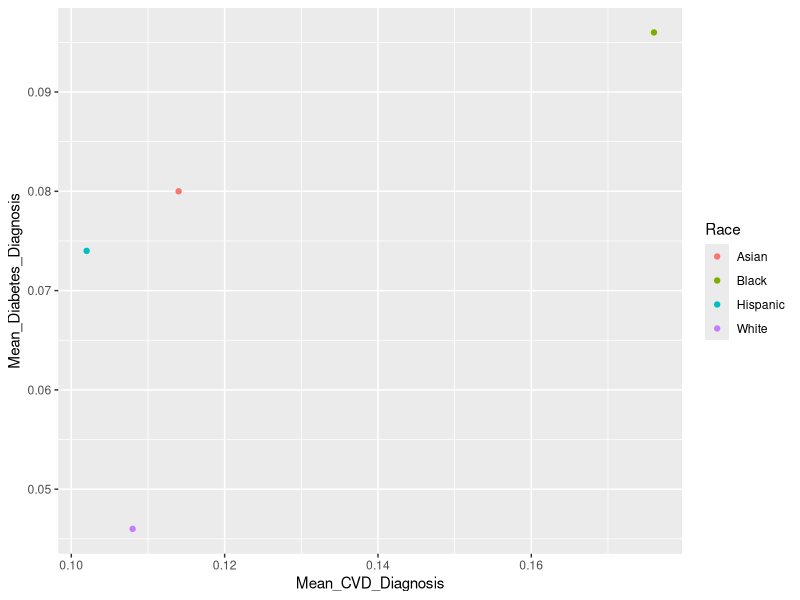

The R script that drew this image: (Note: this script raises an error after producing the figure.)
library(tidyverse)
library(readr)

#load data
hispanic_df <- read_csv("Hispanic.csv")
white_df <- read_csv("Non_hispanic_white.csv")
black_df <- read_csv("Non_hispanic_black.csv")
asian_df <- read_csv("Asians.csv")

#create race column
race_column_asian <- c("Asian")
race_column_black <- c("Black")
race_column_hispanic <- c("Hispanic")
race_column_white <- c("White")

#clean df
clean_hispanic_df <- hispanic_df %>%
  rename(Question = ...1) %>%
  select(c(1,2)) %>%
  filter(Question %in% c("Diagnosed with any CVD",
                         "Ever diagnosed with diabetes W5")) %>%
  pivot_wider(names_from = Question, 
              values_from = Mean ) %>%
  cbind(race_column_hispanic) %>%
  rename(Race = race_column_hispanic,
         Mean_CVD_Diagnosis = "Diagnosed with any CVD",
         Mean_Diabetes_Diagnosis = "Ever diagnosed with diabetes W5") 

clean_white_df <- white_df %>%
  rename(Question = ...1) %>%
  select(c(1,2)) %>%
  filter(Question %in% c("Diagnosed with any CVD",
                         "Ever diagnosed with diabetes W5")) %>%
  pivot_wider(names_from = Question, 
              values_from = Mean ) %>%
  cbind(race_column_white) %>%
  rename(Race = race_column_white,
         Mean_CVD_Diagnosis = "Diagnosed with any CVD",
         Mean_Diabetes_Diagnosis = "Ever diagnosed with diabetes W5")

clean_asian_df <- asian_df %>%
  rename(Question = ...1) %>%
  select(c(1,2)) %>%
  filter(Question %in% c("Diagnosed with any CVD",
                         "Ever diagnosed with diabetes W5")) %>%
  pivot_wider(names_from = Question, 
              values_from = Mean ) %>%
  cbind(race_column_asian) %>%
  rename(Race = race_column_asian,
         Mean_CVD_Diagnosis = "Diagnosed with any CVD",
         Mean_Diabetes_Diagnosis = "Ever diagnosed with diabetes W5")

clean_black_df <- black_df %>%
  rename(Question = ...1) %>%
  select(c(1,2)) %>%
  filter(Question %in% c("Diagnosed with any CVD",
                         "Ever diagnosed with diabetes W5")) %>%
  pivot_wider(names_from = Question, 
              values_from = Mean ) %>%
  cbind(race_column_black) %>%
  rename(Race = race_column_black,
         Mean_CVD_Diagnosis = "Diagnosed with any CVD",
         Mean_Diabetes_Diagnosis = "Ever diagnosed with diabetes W5")

#join dfs together 
white_and_hispanic_df <- full_join(clean_white_df,clean_hispanic_df, 
                                    by = "Race" ) %>%
   pivot_longer(
     cols = c(Mean_CVD_Diagnosis.x,Mean_CVD_Diagnosis.y),
     names_to = "Mean_CVD_Diagnosis.x",
     values_to = "Mean_CVD_Diagnosis"
   ) %>%
   pivot_longer(
    cols = c(Mean_Diabetes_Diagnosis.x,Mean_Diabetes_Diagnosis.y),
    names_to = "Mean_Diabetes_Diagnosis.x",
    values_to = "Mean_Diabetes_Diagnosis"
   ) %>%
   select(c(Mean_CVD_Diagnosis, Mean_Diabetes_Diagnosis, Race)) %>%
   filter(!is.na(Mean_CVD_Diagnosis), !is.na(Mean_Diabetes_Diagnosis))

black_and_asian_df <- full_join(clean_black_df,clean_asian_df, 
                                by = "Race" ) %>%
  pivot_longer(
    cols = c(Mean_CVD_Diagnosis.x,Mean_CVD_Diagnosis.y),
    names_to = "Mean_CVD_Diagnosis.x",
    values_to = "Mean_CVD_Diagnosis"
  ) %>%
  pivot_longer(
    cols = c(Mean_Diabetes_Diagnosis.x,Mean_Diabetes_Diagnosis.y),
    names_to = "Mean_Diabetes_Diagnosis.x",
    values_to = "Mean_Diabetes_Diagnosis"
  ) %>%
  select(c(Mean_CVD_Diagnosis, Mean_Diabetes_Diagnosis, Race)) %>%
  filter(!is.na(Mean_CVD_Diagnosis), !is.na(Mean_Diabetes_Diagnosis))   

#join all dfs together 
all_races_df <- full_join(white_and_hispanic_df, black_and_asian_df, 
                          by = "Race") %>%
  pivot_longer(
    cols = c(Mean_CVD_Diagnosis.x,Mean_CVD_Diagnosis.y),
    names_to = "Mean_CVD_Diagnosis.x",
    values_to = "Mean_CVD_Diagnosis"
  ) %>%
  pivot_longer(
    cols = c(Mean_Diabetes_Diagnosis.x,Mean_Diabetes_Diagnosis.y),
    names_to = "Mean_Diabetes_Diagnosis.x",
    values_to = "Mean_Diabetes_Diagnosis"
  ) %>%
  select(c(Mean_CVD_Diagnosis, Mean_Diabetes_Diagnosis, Race)) %>%
  filter(!is.na(Mean_CVD_Diagnosis), !is.na(Mean_Diabetes_Diagnosis))

#visualize
ggplot(all_races_df, aes(x = Mean_CVD_Diagnosis, y = Mean_Diabetes_Diagnosis,
                         color = Race)) +
  geom_point()

ggplot(all_races_df, aes(x= Mean_CVD_Diagnosis, fill = Question)) +
  geom_histogram(bins = 10) + 
  facet_wrap(~ Race)

  

  
